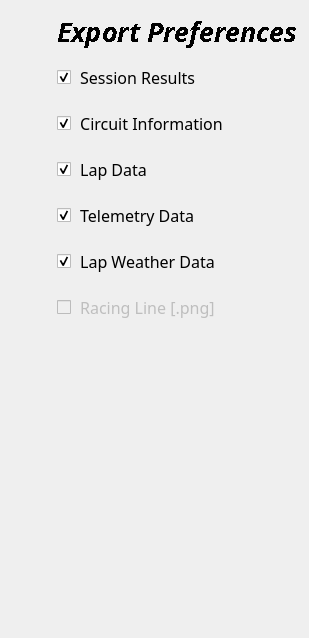
      <widget class="QWidget" name="settings_page">
       <layout class="QGridLayout" name="gridLayout_4">
        <item row="6" column="1">
         <widget class="QCheckBox" name="racing_line_exp">
          <property name="enabled">
           <bool>false</bool>
          </property>
          <property name="minimumSize">
           <size>
            <width>0</width>
            <height>40</height>
           </size>
          </property>
          <property name="maximumSize">
           <size>
            <width>16777215</width>
            <height>40</height>
           </size>
          </property>
          <property name="font">
           <font>
            <family>Formula1</family>
            <pointsize>12</pointsize>
           </font>
          </property>
          <property name="text">
           <string> Racing Line [.png]</string>
          </property>
         </widget>
        </item>
        <item row="2" column="1">
         <widget class="QCheckBox" name="circuit_info_exp">
          <property name="minimumSize">
           <size>
            <width>0</width>
            <height>40</height>
           </size>
          </property>
          <property name="maximumSize">
           <size>
            <width>16777215</width>
            <height>40</height>
           </size>
          </property>
          <property name="font">
           <font>
            <family>Formula1</family>
            <pointsize>12</pointsize>
           </font>
          </property>
          <property name="text">
           <string> Circuit Information</string>
          </property>
          <property name="checked">
           <bool>true</bool>
          </property>
         </widget>
        </item>
        <item row="4" column="0" rowspan="3">
         <spacer name="horizontalSpacer_7">
          <property name="orientation">
           <enum>Qt::Horizontal</enum>
          </property>
          <property name="sizeType">
           <enum>QSizePolicy::Fixed</enum>
          </property>
          <property name="sizeHint" stdset="0">
           <size>
            <width>40</width>
            <height>20</height>
           </size>
          </property>
         </spacer>
        </item>
        <item row="0" column="1">
         <widget class="QLabel" name="label_5">
          <property name="sizePolicy">
           <sizepolicy hsizetype="Preferred" vsizetype="Fixed">
            <horstretch>0</horstretch>
            <verstretch>0</verstretch>
           </sizepolicy>
          </property>
          <property name="minimumSize">
           <size>
            <width>0</width>
            <height>40</height>
           </size>
          </property>
          <property name="maximumSize">
           <size>
            <width>16777215</width>
            <height>40</height>
           </size>
          </property>
          <property name="font">
           <font>
            <family>Formula1</family>
            <pointsize>20</pointsize>
            <italic>true</italic>
            <bold>true</bold>
            <stylestrategy>NoAntialias</stylestrategy>
            <kerning>true</kerning>
           </font>
          </property>
          <property name="text">
           <string>Export Preferences</string>
          </property>
         </widget>
        </item>
        <item row="5" column="1">
         <widget class="QCheckBox" name="weather_exp">
          <property name="minimumSize">
           <size>
            <width>0</width>
            <height>40</height>
           </size>
          </property>
          <property name="maximumSize">
           <size>
            <width>16777215</width>
            <height>40</height>
           </size>
          </property>
          <property name="font">
           <font>
            <family>Formula1</family>
            <pointsize>12</pointsize>
           </font>
          </property>
          <property name="text">
           <string> Lap Weather Data</string>
          </property>
          <property name="checked">
           <bool>true</bool>
          </property>
         </widget>
        </item>
        <item row="3" column="1">
         <widget class="QCheckBox" name="lap_data_exp">
          <property name="minimumSize">
           <size>
            <width>0</width>
            <height>40</height>
           </size>
          </property>
          <property name="maximumSize">
           <size>
            <width>16777215</width>
            <height>40</height>
           </size>
          </property>
          <property name="font">
           <font>
            <family>Formula1</family>
            <pointsize>12</pointsize>
           </font>
          </property>
          <property name="text">
           <string> Lap Data</string>
          </property>
          <property name="checked">
           <bool>true</bool>
          </property>
         </widget>
        </item>
        <item row="4" column="1">
         <widget class="QCheckBox" name="telemetry_data_exp">
          <property name="minimumSize">
           <size>
            <width>0</width>
            <height>40</height>
           </size>
          </property>
          <property name="maximumSize">
           <size>
            <width>16777215</width>
            <height>40</height>
           </size>
          </property>
          <property name="font">
           <font>
            <family>Formula1</family>
            <pointsize>12</pointsize>
           </font>
          </property>
          <property name="text">
           <string> Telemetry Data</string>
          </property>
          <property name="checked">
           <bool>true</bool>
          </property>
         </widget>
        </item>
        <item row="8" column="0" colspan="2">
         <spacer name="verticalSpacer_9">
          <property name="orientation">
           <enum>Qt::Vertical</enum>
          </property>
          <property name="sizeType">
           <enum>QSizePolicy::Expanding</enum>
          </property>
          <property name="sizeHint" stdset="0">
           <size>
            <width>20</width>
            <height>300</height>
           </size>
          </property>
         </spacer>
        </item>
        <item row="1" column="1">
         <widget class="QCheckBox" name="session_results_exp">
          <property name="minimumSize">
           <size>
            <width>0</width>
            <height>40</height>
           </size>
          </property>
          <property name="maximumSize">
           <size>
            <width>16777215</width>
            <height>40</height>
           </size>
          </property>
          <property name="font">
           <font>
            <family>Formula1</family>
            <pointsize>12</pointsize>
           </font>
          </property>
          <property name="text">
           <string> Session Results</string>
          </property>
          <property name="iconSize">
           <size>
            <width>16</width>
            <height>0</height>
           </size>
          </property>
          <property name="checked">
           <bool>true</bool>
          </property>
         </widget>
        </item>
       </layout>
      </widget>
